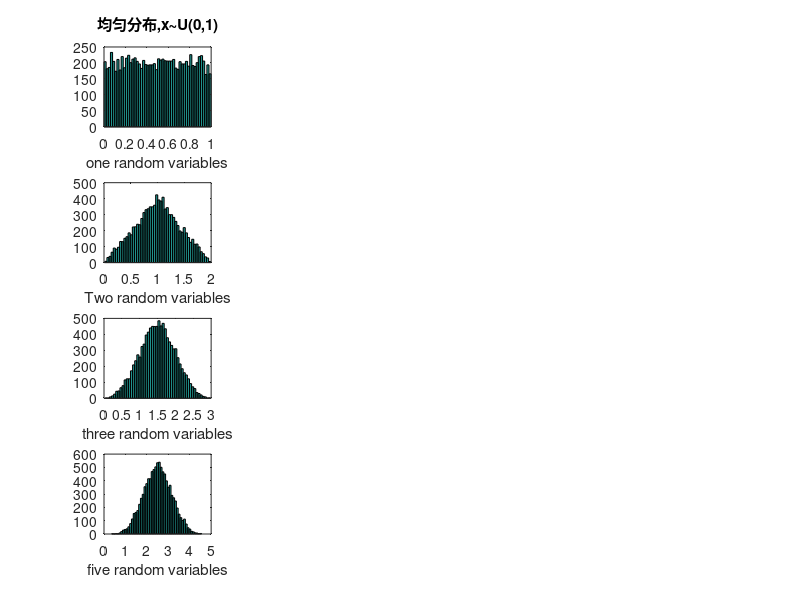

Recreate this plot in MATLAB. (Note: this script raises an error after producing the figure.)
%%验证中心极限定理，画出钟形图，并对分布进行正态分布检验
%%
%%
close all
len=10000;
bin=50;
a=unifrnd(0,1,1,len);
a1=unifrnd(0,1,1,len);
a2=unifrnd(0,1,1,len);
a3=unifrnd(0,1,1,len);
a4=unifrnd(0,1,1,len);
subplot(4,4,1)
hist(a,bin)
xlabel('one random variables')
title('均匀分布,x~U(0,1)')
subplot(4,4,5)
hist(a+a1,bin)
xlabel('Two random variables')
subplot(4,4,9)
hist(a+a1+a2,bin)
xlabel('three random variables')
subplot(4,4,13)
hist(a+a1+a2+a3+a4,bin)      %%钟形图
xlabel('five random variables')
h_a =lillietest(a+a1+a2+a3+a4) %%正态分布检验



%%
b=randn(1,len);
b1=randn(1,len);
b2=randn(1,len);
b3=randn(1,len);
b4=randn(1,len);
subplot(4,4,2)
hist(b,bin)
title('高斯分布,x~N(0,1),')
xlabel('one random variables')
h = findobj(gca,'Type','patch');
h.FaceColor = [0 0.5 0.5];
h.EdgeColor = 'w';
subplot(4,4,6)
hist(b+b1,bin)
xlabel('Two random variables')
h = findobj(gca,'Type','patch');
h.FaceColor = [0 0.5 0.5];
h.EdgeColor = 'w';
subplot(4,4,10)
hist(b+b1+b2,bin)
xlabel('three random variables')
h = findobj(gca,'Type','patch');
h.FaceColor = [0 0.5 0.5];
h.EdgeColor = 'w';
subplot(4,4,14)
hist(b+b1+b2+b3+b4,bin)      %%钟形图
xlabel('five random variables')
h = findobj(gca,'Type','patch');
h.FaceColor = [0 0.5 0.5];
h.EdgeColor = 'w';
h_b =lillietest(b+b1+b2+b3+b4) %%正态分布检验
%%
c=exprnd(5,1,len);
c1=exprnd(5,1,len);
c2=exprnd(5,1,len);
c3=exprnd(5,1,len);
c4=exprnd(5,1,len);
subplot(4,4,3)
hist(c,bin)
title('指数分布,mu=5')
xlabel('one random variables')
h = findobj(gca,'Type','patch');
h.FaceColor = [0 0.5 0];
h.EdgeColor = 'w';
subplot(4,4,7)
hist(c+c1,bin)
xlabel('Two random variables')
h = findobj(gca,'Type','patch');
h.FaceColor = [0 0.5 0];
h.EdgeColor = 'w';
subplot(4,4,11)
hist(c+c1+c2,bin)
xlabel('three random variables')
h = findobj(gca,'Type','patch');
h.FaceColor = [0 0.5 0];
h.EdgeColor = 'w';
subplot(4,4,15)
hist(c+c1+c2+c3+c4,bin)      %%钟形图
xlabel('five random variables')
h = findobj(gca,'Type','patch');
h.FaceColor = [0 0.5 0];
h.EdgeColor = 'w';
h_c =lillietest(c+c1+c2+c3+c4) %%正态分布检验

%%
d=chi2rnd(5,1,len);
d1=chi2rnd(5,1,len);
d2=chi2rnd(5,1,len);
d3=chi2rnd(5,1,len);
d4=chi2rnd(5,1,len);
subplot(4,4,4)
hist(d,bin)
title('卡方分布,V=5')
xlabel('one random variables')
h = findobj(gca,'Type','patch');
h.FaceColor = [0 0 0.5];
h.EdgeColor = 'w';
subplot(4,4,8)
hist(d+d1,bin)
xlabel('Two random variables')
h = findobj(gca,'Type','patch');
h.FaceColor = [0 0 0.5];
h.EdgeColor = 'w';
subplot(4,4,12)
hist(d+d1+d2,bin)
xlabel('three random variables')
h = findobj(gca,'Type','patch');
h.FaceColor = [0 0 0.5];
h.EdgeColor = 'w';
subplot(4,4,16)
hist(d+d1+d2+d3+d4,bin)      %%钟形图
xlabel('five random variables')
h = findobj(gca,'Type','patch');
h.FaceColor = [0 0 0.5];
h.EdgeColor = 'w';
h_d =lillietest(d+d1+d2+d3+d4) %%正态分布检验
 
for ai=0:10000
    a=a+unifrnd(0,1,1,len);
    h_a_ =lillietest(a);
    if h_a_ == 0
        ai
        figure
        hist(a)
        break;
    end
end
disp('end')
for ci=0:10000
    c=c+exprnd(5,1,len);
    h_c_ =lillietest(c);
    if h_c_ == 0
        ci
        figure
        hist(c)
        break;
    end
end
disp('end')
for di=0:10000
    d=d+chi2rnd(5,1,len);
    h_d_ =lillietest(d);
    if h_d_ == 0
        di
        figure
        hist(d)
        break;
    end
end
disp('end')